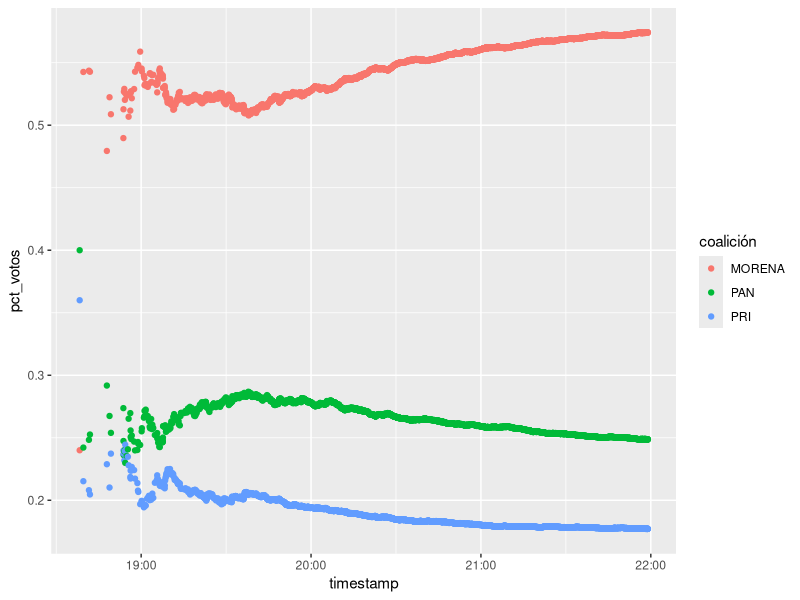
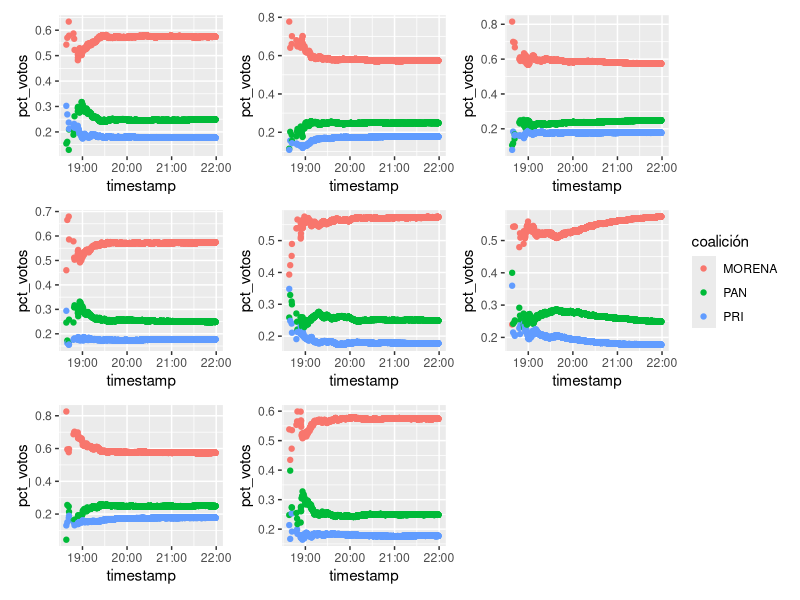

Write the R code that produced these figures, in order.
## ---- chunk 1
library(tidyverse)
library(lubridate)
library(patchwork)
## ---- chunk 2
remesas <- read_delim("../datos/REMESAS0100012200.txt", delim = "|", skip = 1) %>%
  mutate(timestamp = ymd_hms(paste(ANIO, MES, DIA, HORA, MINUTOS, SEGUNDOS, sep = "-")))
## ---- chunk 3
graficar_acumulados <- function(votos, reordenar = FALSE){
  if(reordenar){
    votos <- votos %>% 
      group_by(timestamp) %>% 
      nest() %>% 
      ungroup() %>% 
      mutate(timestamp = sample(timestamp, length(timestamp))) %>% 
      unnest(cols = data)
  }
  votos_pct <- votos %>% 
    group_by(timestamp, coalición) %>% 
    summarise(num_votos = sum(num_votos), .groups = "drop") %>% 
    group_by(coalición)  %>%
    arrange(timestamp) %>% 
    mutate(acum_votos = cumsum(num_votos)) %>% 
    group_by(timestamp) %>% 
    mutate(total_votos = sum(acum_votos),
         pct_votos = acum_votos / total_votos) 
  graf <- ggplot(votos_pct, aes(x = timestamp, y = pct_votos, group = coalición, colour = coalición)) +
  geom_point()
  graf
}
## ---- chunk 4
votos <- remesas %>% select(timestamp, MORENA, PAN, PRI) %>% 
  pivot_longer(MORENA:PRI, names_to = "coalición", values_to = "num_votos")
g_datos <- graficar_acumulados(votos)
g_datos
## ---- chunk 5
grafs_lista <- map(1:8, ~ graficar_acumulados(votos, reordenar = TRUE)) 
grafs_lista[[6]] <- g_datos
wrap_plots(grafs_lista, ncol = 3, guides = "collect")
